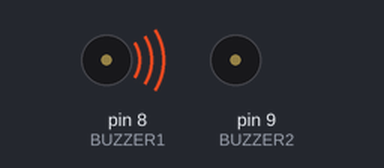
The sketch below on a simulated Arduino Uno, built with avr-gcc and run on an emulated ATmega328P. Parts: buzzer (waves = sounding, pin HIGH).

Above: at 0.2 s.
Timing chart, 0 to 4.6 s (numbered marks = the images above):
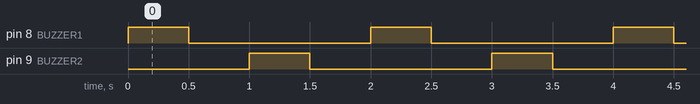

Measured:
- by itself, pin 8 (BUZZER1), pin 9 (BUZZER2): alternates HIGH for 0.50 s and LOW for 1.5 s
- by itself, everything shown: repeats every 2.0 s, in 4 steps

The sketch:

Buzzer_Test.ino
```cpp
/*
  Buzzer_Test.ino
  Phase 1 — Component Verification

  Tests both buzzers (active type, confirmed by an on/off click
  pattern with a simple digitalWrite HIGH/LOW — no tone() needed).

  Wiring:
    Buzzer 1 (obstacle alert)   -> D8, GND
    Buzzer 2 (gas/health alert) -> D9, GND

  Expected result: each buzzer clicks on for 500ms, off for 500ms,
  repeating. Buzzer 1 and Buzzer 2 alternate.
*/

#define BUZZER1 8
#define BUZZER2 9

void setup() {
  pinMode(BUZZER1, OUTPUT);
  pinMode(BUZZER2, OUTPUT);
}

void loop() {
  digitalWrite(BUZZER1, HIGH);
  delay(500);
  digitalWrite(BUZZER1, LOW);
  delay(500);

  digitalWrite(BUZZER2, HIGH);
  delay(500);
  digitalWrite(BUZZER2, LOW);
  delay(500);
}
```
